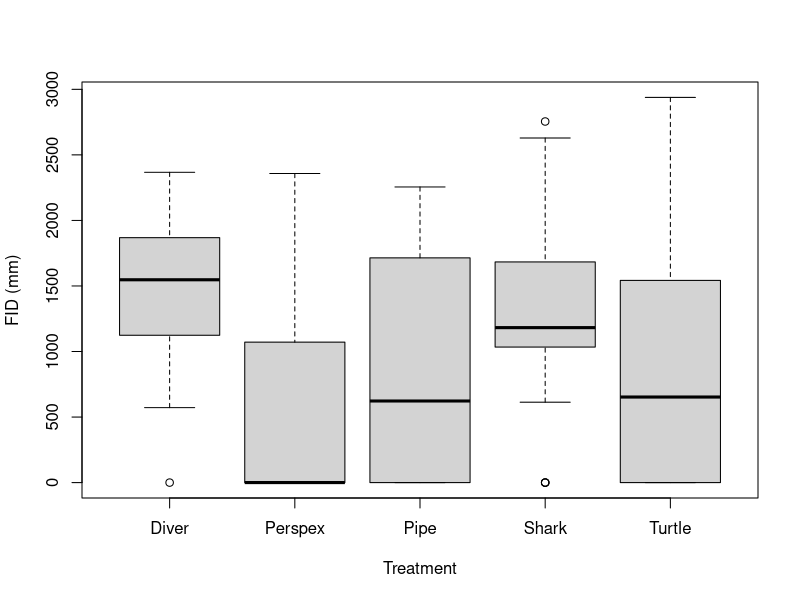
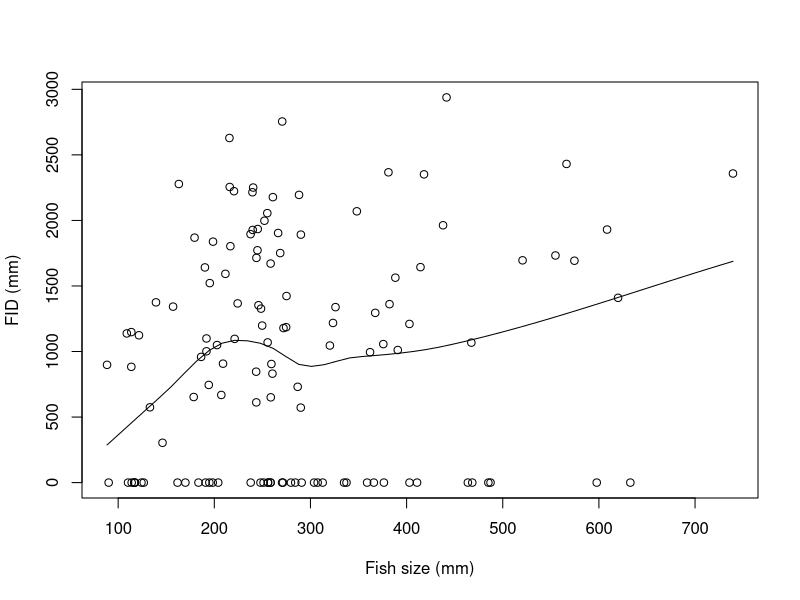
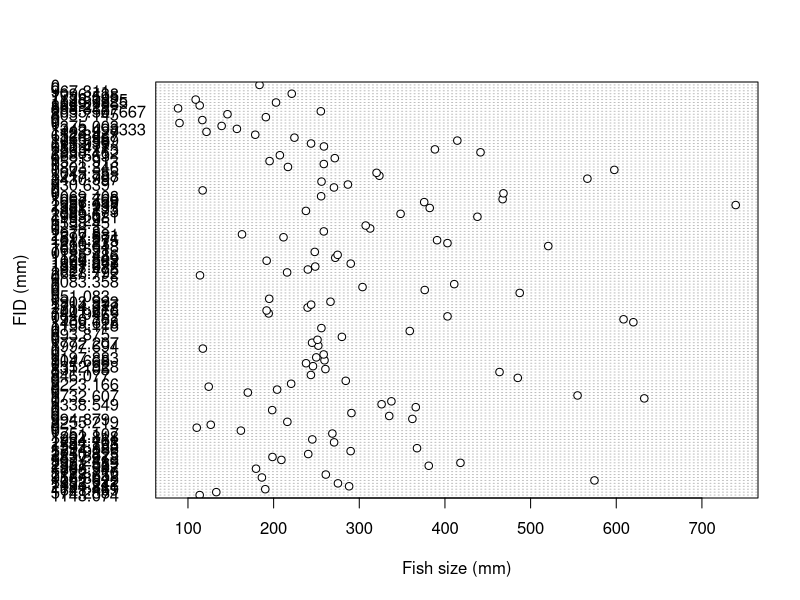

Generate these figures, in order, with R: (Note: this script raises an error after producing the figures.)

setwd("~/Documents/Master UWA/thesis/Results/GitHub/Analysis-Asunsolo_FID")

dat<-read.csv("data_wide_SchoolsMean_BG_AA.csv")

library(ggplot2)
library(dplyr)
library(tidyr)
library(plyr)
library(scales)
library(reshape2)
#### PLOTS ####

#how to get the data for only one variable within a column
Perspex<- dplyr::filter(dat, Treatment %in% c("Perspex"))
Perspex

par(mfrow=c(1,1))

boxplot(dat$fid~dat$Treatment, xlab= "Treatment", ylab= "FID (mm)")

scatter.smooth(dat$length, dat$fid, xlab= "Fish size (mm)", ylab= "FID (mm)")
dotchart(dat$length, dat$fid, xlab= "Fish size (mm)", ylab= "FID (mm)")

boxplot(dat$activity~dat$Treatment, xlab= "Treatment", ylab= "Type of reaction") # how to plot that!

boxplot(dat$fid~dat$scientific, xlab= "Sp", ylab= "FID (mm)", las=3, cex= 0.2)

boxplot(dat$fid~dat$genus, xlab= "Genus", ylab= "FID (mm)", las=3, cex= 0.2)

plot(dat$Treatment, dat$activity, xlab= "Treatment", ylab= "Type of reaction", col= 1:length(dat$activity))
#legend(1,95, legend=c("swim backwards", "no response", "hide", "flight", "c-turn"))

# Theme for plotting ----
Theme1 <-    theme_bw()+
  theme( # use theme_get() to see available options
    panel.grid = element_blank(),
    panel.border = element_blank(),
    axis.line = element_line(colour = "black"),
    panel.grid.major = element_blank(),
    panel.grid.minor = element_blank(),
    legend.background = element_blank(),
    legend.key = element_blank(), # switch off the rectangle around symbols in the legend
    legend.text = element_text(size=8),
    legend.title = element_text(vjust=0.3, size=10),
    #legend.position = "top",
    text=element_text(size=12),
    strip.text.y = element_text(size = 12,angle = 0),
    axis.title.x=element_text(vjust=0.3, size=12),
    axis.title.y=element_text(vjust=0.6, angle=90, size=12),
    axis.text.y=element_text(size=12),
    axis.text.x=element_text(vjust=0.6, angle=45,size=10),
    axis.line.x=element_line(colour="black", size=0.5,linetype='solid'),
    axis.line.y=element_line(colour="black", size=0.5,linetype='solid'),
    strip.background = element_blank(),
    plot.title = element_text(color="black", size=12, face="bold.italic"))

###type of reaction per Treatment####
#frequency#
par(mfrow=c(3,3))
ggplot(dat, aes(activity)) + 
  geom_bar(aes(y = (..count..)/sum(..count..))) + 
  facet_grid(~Treatment)+ xlab("Type of reaction") + ylab("Frequency")+scale_y_continuous(labels=scales::percent) +
scale_color_manual(values=c("#6A36C9", "#95C936", "#36C9B3", "#DD22B7"))+
  Theme1
#Percent#
ggplot(dat, aes(x= activity,  group=Treatment)) + 
  geom_bar(aes(y = ..prop.., fill = factor(..x..)), stat="count") +
  geom_text(aes( label = scales::percent(..prop..),
                 y= ..prop.. ), stat= "count", vjust = -.5) +
  labs(y = "Percent", fill="Activity") +
  facet_grid(~Treatment) +
  scale_y_continuous(labels = scales::percent)+
  Theme1

###type of reaction vs fid####

ggplot(dat,aes(x = activity, y = fid,  fill = activity, notch=FALSE, outlier.shape = NA),alpha=0.5) +
  stat_boxplot(geom='errorbar')+
  geom_boxplot(outlier.color = NA, notch=FALSE)+
  scale_color_manual(values=c("#6A36C9", "#95C936", "#36C9B3", "#DD22B7"))+
  facet_grid(. ~ Treatment)+
stat_summary(fun=mean, geom="point", shape=23, size=4)+ #this is adding the dot for the mean
  scale_y_continuous(expand = expansion(mult = c(0, .1)))+ # this sets 10% above the max for each on the Y scale
  #scale_fill_manual(values = c("Fished" = "grey", "No-take" = "#1470ad"))+
  Theme1

plot(dat$Treatment, dat$length, xlab= "Treatment", ylab= "Length")
dotchart(dat$length, dat$Treatment, xlab= "Fish size (mm)", ylab= "Treatment")

scatter.smooth(dat$dff_fid, dat$fid, xlab= "DFF FID (mm)", ylab= "FID (mm)")

scatter.smooth(dat$dfs_fid, dat$fid, xlab= "DFS FID (mm)", ylab= "FID (mm)")

#eliminated DFF variable
#boxplot(dat$dff.fid~ dat$dff.post.fid, xlab= "DFF FID (mm)", ylab= "DFF post FID (mm)")
#boxplot(dat$DFF.post.FID~ dat$DFF.FID)


# functions for summarising data on plots ----
#se <- function(x) sd(x) / sqrt(length(x))
#se.min <- function(x) (mean(x)) - se(x)
#se.max <- function(x) (mean(x)) + se(x)

#datlong<- gather(dat, dff_fid, dff_post_fid, key = "DFF", value = "value", na.rm = FALSE,
#convert = FALSE, factor_key = FALSE) 
datlong.1<-gather(dat, speed.priorAvg, speed.fid, key = "speed", value = "value", na.rm = FALSE,
                  convert = FALSE, factor_key = FALSE) 

#ggplot(datlong.1,aes(x = factor(Treatment), y = value,  fill = DFF, notch=FALSE, outlier.shape = NA),alpha=0.5) +
#stat_boxplot(geom='errorbar')+
#geom_boxplot(outlier.color = NA, notch=FALSE)+
#stat_summary(fun.y=mean, geom="point", shape=23, size=4)+ #this is adding the dot for the mean
#scale_y_continuous(expand = expand_scale(mult = c(0, .1)))+ # this sets 10% above the max for each on the Y scale
# scale_fill_manual(values = c("Fished" = "grey", "No-take" = "#1470ad"))+
#xlab("DFF") + ylab("Distance") +
#annotation_custom(grob.sci)+ #adds a title
#Theme1

#get speed in the data first

ggplot(datlong.1,aes(x = factor(Treatment), y = value,  fill = speed, notch=FALSE, outlier.shape = NA),alpha=0.5) +
  stat_boxplot(geom='errorbar')+
  geom_boxplot(outlier.color = NA, notch=FALSE)+
  stat_summary(fun.y=mean, geom="point", shape=23, size=4)+ #this is adding the dot for the mean
  scale_y_continuous(expand = expand_scale(mult = c(0, .1)))+ # this sets 10% above the max for each on the Y scale
  #scale_fill_manual(values = c("Fished" = "grey", "No-take" = "#1470ad"))+
  xlab("DFF") + ylab("Distance") +
  #annotation_custom(grob.sci)+ #adds a title
  Theme1

plot(dat$school_individual, dat$fid, xlab= "Treatment", ylab= "FID (mm)")
boxplot(dat$fid~dat$school_individual*dat$Treatment, xlab= "", ylab= "FID (mm)", las=3, cex= 0.2)

scatter.smooth(dat$speed.FID, dat$FID, xlab= "Speed FID (m/s)", ylab= "FID (mm)")

#Speed prior vs during FID-- can I do a boxplot?
FID_speed<- ggplot(dat, aes(speed.priorAvg, speed.fid))+ facet_wrap(~Treatment)+
geom_point()+
theme_classic()
FID_speed

#Speed during FID per treatment
FID_speed.FID<- ggplot(dat, aes(fid, speed.fid))+ facet_wrap(~Treatment)+
 geom_point()+
theme_classic()
FID_speed.FID

#Length ~ FID per treatment
FID_Length<- ggplot(dat, aes(length, fid))+ facet_wrap(~Treatment)+
 geom_point()+
 theme_classic()
FID_Length

#Length ~ FID per Genus
FID_Length_Genus<- ggplot(dat, aes(length, fid))+ facet_wrap(~genus)+
 geom_point()+
theme_classic()
FID_Length_Genus

